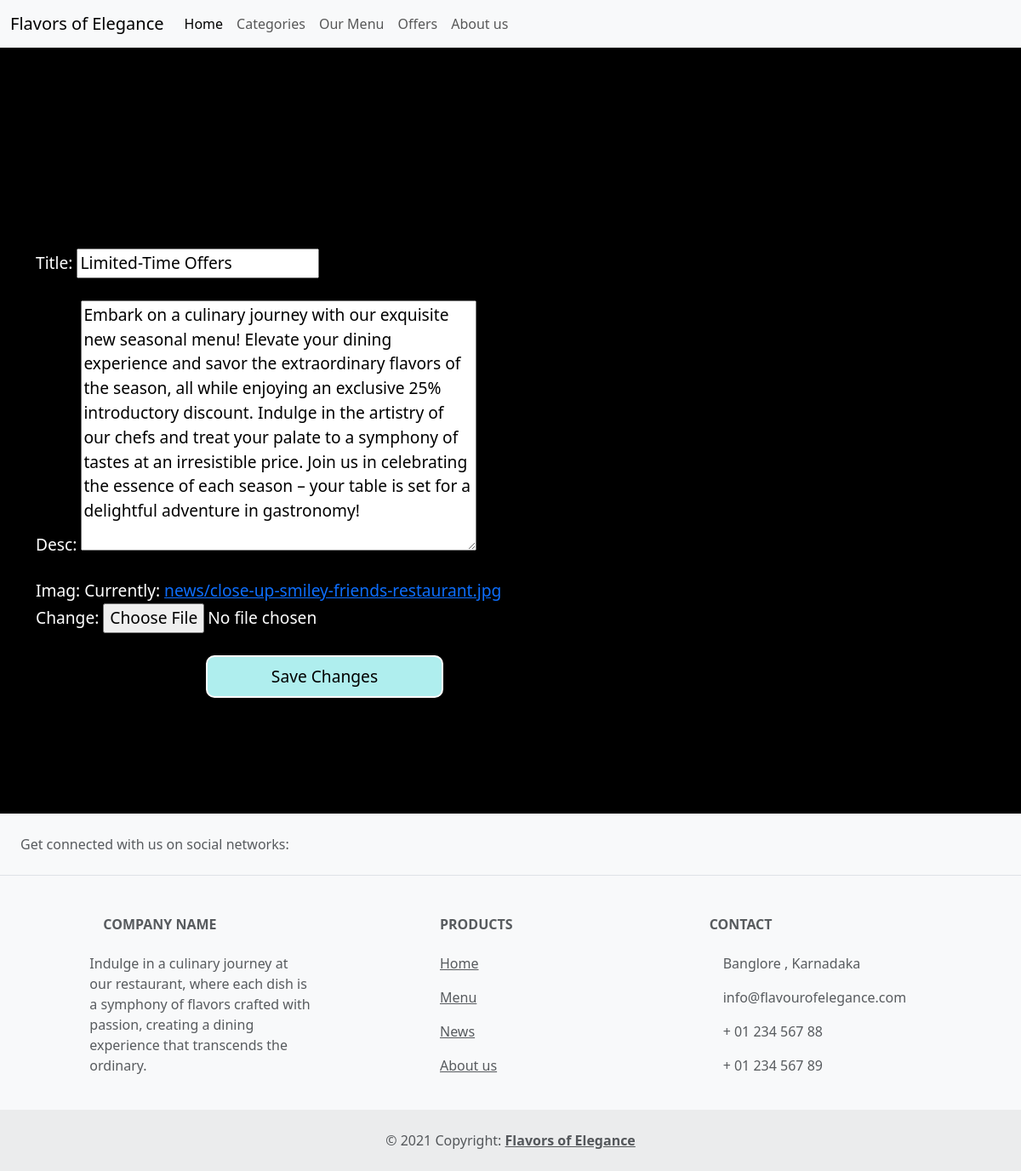
Screenshot of /home/edit/Limited-Time Offers with the database file from the repository.
### main/models.py (models this page shows, shortened)
class News(models.Model):
    Title= models.CharField(max_length=200,primary_key=True)
    desc = models.TextField()
    Imag = models.ImageField(upload_to='news',null=True)

### main/views.py (the view)
# urls.py: path('edit/<str:Title>',views.edit_news,name='edt'),
def edit_news(request, Title):
    nws = get_object_or_404(News, Title=Title)
    if request.method == 'POST':
        form = NewsForm(request.POST, request.FILES, instance=nws)
        if form.is_valid():
            form.save()
            return redirect('news')
    else:
        form = NewsForm(instance=nws)
    return render(request, 'editnews.html', {'form': form, 'nws': nws})

### main/forms.py
class NewsForm(forms.ModelForm):
    class Meta:
        model = News
        fields = ['Title','desc','Imag']

### templates/editnews.html (shortened to what this page needs)
{% extends "base.html" %}
{% load static %}
    {% block content %}
        <div class="nwsedt">
            <div class="container">
                <form method="post" enctype="multipart/form-data">
                    {{ form.as_p }}
                    <button class="addbtn" type="submit">Save Changes</button>
                </form>
            </div>
        </div>
    {% endblock %}

### static/css/style.css (style rules this page uses)
.container { margin-top: 100px; }
.addbtn { height: 50px; width: 50%; margin-left: 200px; background-color: paleturquoise; border: 2px solid white; border-radius: 10px; }
.nwsedt { height: 900px; width: 100%; display: flex; justify-content: center; align-items: center; background-color: black; color: white; font-size: larger; }
.nwsedt form { display: flex; flex-direction: column; width: 50%; gap: 10px; }

### rows the page displays
News: Title "Limited-Time Offers", desc "Embark on a culinary journey with our exquisite new seasonal menu! Elevate your dining experience and savor the extraordinary flavors of the season, all while enjoying an exclusive 25% introductory discount. Indulge in the artistry of our chefs and treat your palate to a symphony of tastes at an irresistible price. Join us in celebrating the essence of each season – your table is set for a delightful adventure in gastronomy!"
